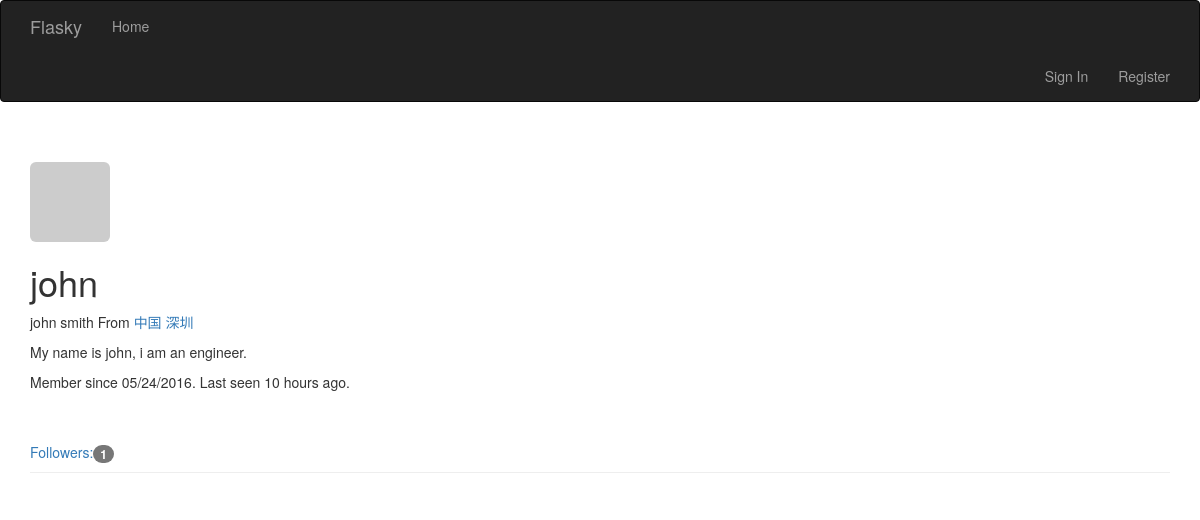
/user/john, run on the app's committed database.
### app/models.py (models this page shows, shortened)
class User(UserMixin, db.Model):
    __tablename__ = 'users'
    id = db.Column(db.Integer, primary_key=True)
    email = db.Column(db.String(64), unique=True, index=True)
    username = db.Column(db.String(64), unique=True, index=True)
    password_hash = db.Column(db.String(128))
    role_id = db.Column(db.Integer, db.ForeignKey('roles.id'))
    confirmed = db.Column(db.Boolean, default=False)
    name = db.Column(db.String(64))
    location = db.Column(db.String(64))
    about_me = db.Column(db.Text())
    avatar_hash = db.Column(db.String(32))
    member_since = db.Column(db.DateTime(), default=datetime.datetime.utcnow)
    last_seen = db.Column(db.DateTime(), default=datetime.datetime.utcnow)
    posts = db.relationship('Post', backref='author', lazy='dynamic')
    followed = db.relationship('Follow',
                               foreign_keys=[Follow.follower_id],
                               backref=db.backref('follower', lazy='joined'),
                               lazy='dynamic',
                               cascade='all, delete-orphan')
    follower = db.relationship('Follow',
                               foreign_keys=[Follow.followed_id],
                               backref=db.backref('followed', lazy='joined'),
                               lazy='dynamic',
                               cascade='all, delete-orphan')
    comments = db.relationship('Comment', backref='author', lazy='dynamic')
    @property
    def password(self):
        raise AttributeError('password is not a readable attribute')
    def gravatar(self, size=100, default='identicon', rating='g'):
        if request.is_secure:
            url = 'https://secure.gravatar.com/avator'
        else:
            url = 'http://www.gravatar.com/avatar'
        hash = hashlib.md5(self.email.encode('utf-8')).hexdigest()
        return '{url}/{hash}?s={size}&d={default}&r={rating}'.format(
            url=url, hash=hash, size=size, default=default, rating=rating)

### app/main/views.py (the view)
@main.route('/user/<username>')
def user(username):
    user = User.query.filter_by(username=username).first()
    if user is None:
        abort(404)
    posts = user.posts.order_by(Post.timestamp.desc()).all()
    return render_template('user.html', user=user, posts=posts)

### app/auth/views.py (called while the page is built)
@auth.before_app_request
def before_request():
    if current_user.is_authenticated:
        current_user.ping()
        if current_user.confirmed and request.endpoint[:5] != 'auth.' and request.endpoint != 'static':
            return redirect(url_for('auth.unconfirmed'))

### app/main/__init__.py (called while the page is built)
@main.app_context_processor
def inject_permissions():
    return dict(Permission=Permission)

### app/models.py (called while the page is built)
    def can(self, permissions):
        return False

    def is_administrator(self):
        return False

### app/templates/user.html (shortened to what this page needs)
{% extends "base.html" %}
{% block page_content %}
<div class="page-header">
    <img class="img-rounded profile-thumbnail" src="{{ user.gravatar(size=256) }}">
    <h1> {{ user.username }} </h1>
    {% if user.name or user.location %}
    <p>
        {% if user.name %} {{ user.name }} {% endif %}
        {% if user.location %}
            From <a href="http://maps.baidu.com/?q={{ user.location }}">{{ user.location }}</a>
        {% endif %}
    </p>
    {% endif %}
    {% if user.about_me %}<p>{{ user.about_me }}</p>
    {% endif %}
    <p>
        Member since {{ moment(user.member_since).format('L') }}.
        Last seen {{ moment(user.last_seen).fromNow() }}.
    </p>
    <br /><br />
    <a href="{{ url_for('.followers', username=user.username) }}">
        Followers:<span class="badge">{{ user.follower.count() }}</span>
    </a>
</div>
{% endblock %}

### data on the page
User: username "john", name "john smith", location "中国 深圳", about_me "My name is john, i am an engineer.", member_since "05/24/2016", last_seen "10 hours ago"

### other printed values
{{ user.follower.count() }} "1"
